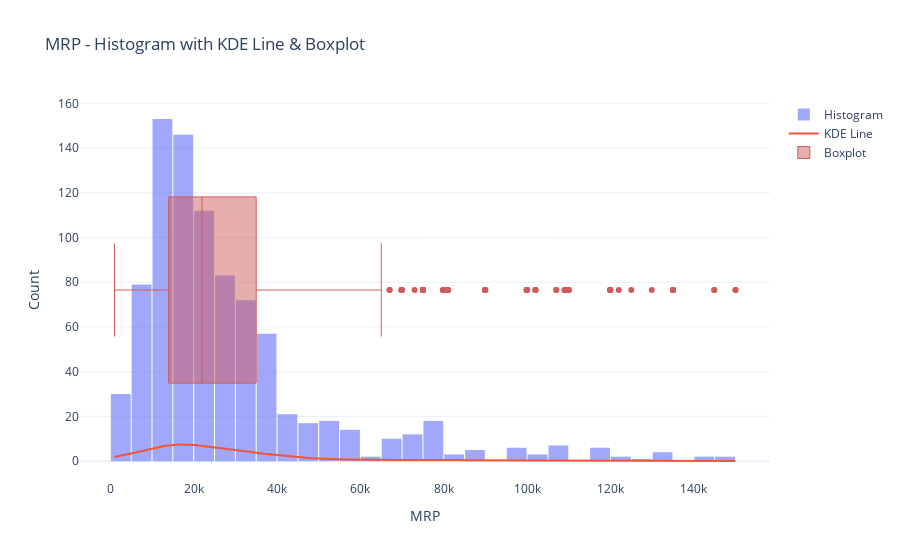
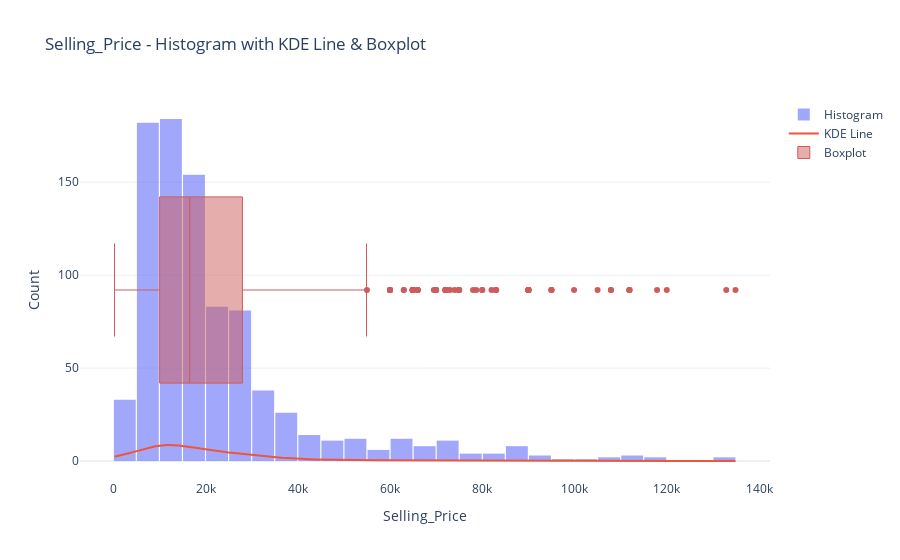
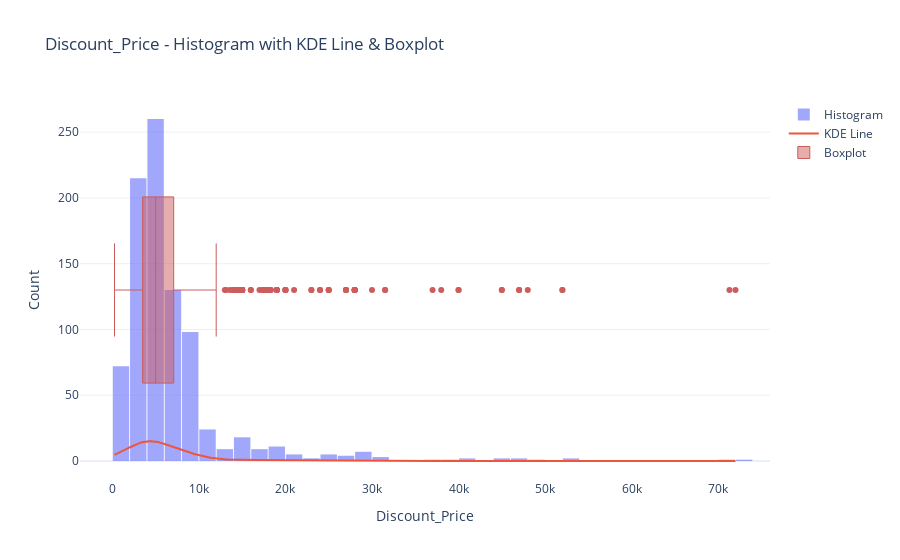
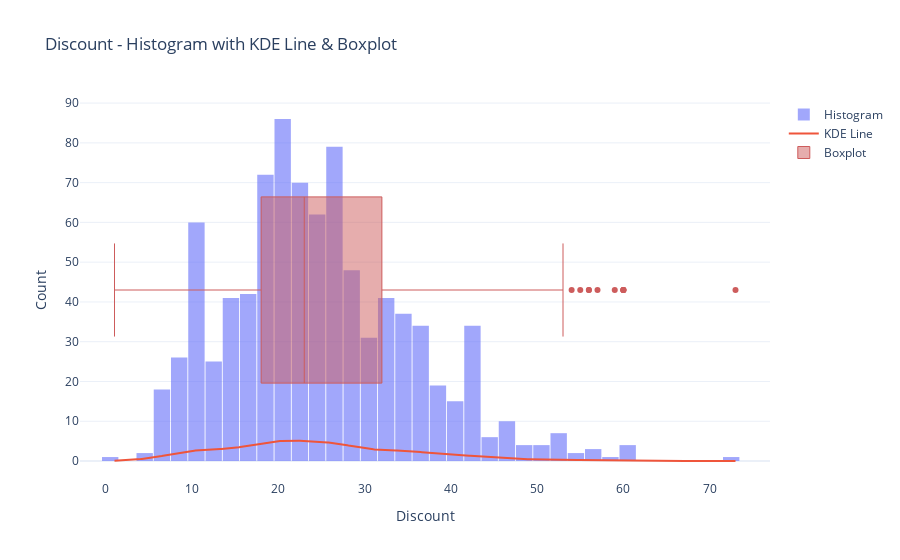

Notebook cell for these charts, in order:
### Code cell
import numpy as np
import plotly.graph_objects as go
from scipy.stats import gaussian_kde
for col in features:
    # Drop NaNs and get data
    col_data = df[col].dropna()
    # Histogram
    hist = go.Histogram(x=col_data, nbinsx=40, name='Histogram', opacity=0.6)
    # KDE Line
    kde = gaussian_kde(col_data)
    x_vals = np.linspace(col_data.min(), col_data.max(), 500)
    y_vals = kde(x_vals)    
    # Normalize the KDE line to match histogram scale
    y_vals_scaled = y_vals * len(col_data) * (x_vals[1] - x_vals[0])
    kde_line = go.Scatter(x=x_vals, y=y_vals_scaled, mode='lines', name='KDE Line')
    # Box (side) plot
    box = go.Box(x=col_data, name='Boxplot', boxpoints='outliers', marker_color='indianred', line=dict(width=1), yaxis='y2')
    # Combine all
    fig = go.Figure(data=[hist, kde_line, box])
    # Layout with secondary y-axis for box if needed
    fig.update_layout(title=f"{col} - Histogram with KDE Line & Boxplot",xaxis_title=col,yaxis_title="Count",
                      yaxis2=dict(overlaying='y', side='right', showticklabels=False),bargap=0.05,template="plotly_white")
    fig.show()

### Figure 1 — Plotly figure (JSON) as saved in the notebook; plotly's stock layout.template omitted (floating-point values rounded to 4 significant figures; data arrays with more than 128 entries replaced by an {"elided": "..."} marker saying what was removed)
{"data": [{"name": "Histogram", "nbinsx": 40, "opacity": 0.6, "type": "histogram", "x": {"elided": "885 int values"}}, {"mode": "lines", "name": "KDE Line", "type": "scatter", "x": {"elided": "500 float values"}, "y": {"elided": "500 float values"}}, {"boxpoints": "outliers", "line": {"width": 1}, "marker": {"color": "indianred"}, "name": "Boxplot", "type": "box", "x": {"elided": "885 int values"}, "yaxis": "y2"}], "layout": {"autosize": true, "bargap": 0.05, "title": {"text": "MRP - Histogram with KDE Line & Boxplot"}, "xaxis": {"autorange": true, "range": [-7279.0, 158300.0], "title": {"text": "MRP"}, "type": "linear"}, "yaxis": {"autorange": true, "range": [-8.427, 161.5], "title": {"text": "Count"}, "type": "linear"}, "yaxis2": {"autorange": true, "overlaying": "y", "range": [-0.5, 0.5], "showticklabels": false, "side": "right", "type": "category"}}}

### Figure 2 — Plotly figure (JSON) as saved in the notebook; plotly's stock layout.template omitted (floating-point values rounded to 4 significant figures; data arrays with more than 128 entries replaced by an {"elided": "..."} marker saying what was removed)
{"data": [{"name": "Histogram", "nbinsx": 40, "opacity": 0.6, "type": "histogram", "x": {"elided": "885 int values"}}, {"mode": "lines", "name": "KDE Line", "type": "scatter", "x": {"elided": "500 float values"}, "y": {"elided": "500 float values"}}, {"boxpoints": "outliers", "line": {"width": 1}, "marker": {"color": "indianred"}, "name": "Boxplot", "type": "box", "x": {"elided": "885 int values"}, "yaxis": "y2"}], "layout": {"autosize": true, "bargap": 0.05, "title": {"text": "Selling_Price - Histogram with KDE Line & Boxplot"}, "xaxis": {"autorange": true, "range": [-7213.0, 142400.0], "title": {"text": "Selling_Price"}, "type": "linear"}, "yaxis": {"autorange": true, "range": [-10.19, 194.2], "title": {"text": "Count"}, "type": "linear"}, "yaxis2": {"autorange": true, "overlaying": "y", "range": [-0.5, 0.5], "showticklabels": false, "side": "right", "type": "category"}}}

### Figure 3 — Plotly figure (JSON) as saved in the notebook; plotly's stock layout.template omitted (floating-point values rounded to 4 significant figures; data arrays with more than 128 entries replaced by an {"elided": "..."} marker saying what was removed)
{"data": [{"name": "Histogram", "nbinsx": 40, "opacity": 0.6, "type": "histogram", "x": {"elided": "885 int values"}}, {"mode": "lines", "name": "KDE Line", "type": "scatter", "x": {"elided": "500 float values"}, "y": {"elided": "500 float values"}}, {"boxpoints": "outliers", "line": {"width": 1}, "marker": {"color": "indianred"}, "name": "Boxplot", "type": "box", "x": {"elided": "885 int values"}, "yaxis": "y2"}], "layout": {"autosize": true, "bargap": 0.05, "title": {"text": "Discount_Price - Histogram with KDE Line & Boxplot"}, "xaxis": {"autorange": true, "range": [-3736.0, 75990.0], "title": {"text": "Discount_Price"}, "type": "linear"}, "yaxis": {"autorange": true, "range": [-14.44, 274.4], "title": {"text": "Count"}, "type": "linear"}, "yaxis2": {"autorange": true, "overlaying": "y", "range": [-0.5, 0.5], "showticklabels": false, "side": "right", "type": "category"}}}

### Figure 4 — Plotly figure (JSON) as saved in the notebook; plotly's stock layout.template omitted (floating-point values rounded to 4 significant figures; data arrays with more than 128 entries replaced by an {"elided": "..."} marker saying what was removed)
{"data": [{"name": "Histogram", "nbinsx": 40, "opacity": 0.6, "type": "histogram", "x": {"elided": "885 int values"}}, {"mode": "lines", "name": "KDE Line", "type": "scatter", "x": {"elided": "500 float values"}, "y": {"elided": "500 float values"}}, {"boxpoints": "outliers", "line": {"width": 1}, "marker": {"color": "indianred"}, "name": "Boxplot", "type": "box", "x": {"elided": "885 int values"}, "yaxis": "y2"}], "layout": {"autosize": true, "bargap": 0.05, "title": {"text": "Discount - Histogram with KDE Line & Boxplot"}, "xaxis": {"autorange": true, "range": [-3, 77], "title": {"text": "Discount"}, "type": "linear"}, "yaxis": {"autorange": true, "range": [-4.772, 90.78], "title": {"text": "Count"}, "type": "linear"}, "yaxis2": {"autorange": true, "overlaying": "y", "range": [-0.5, 0.5], "showticklabels": false, "side": "right", "type": "category"}}}
